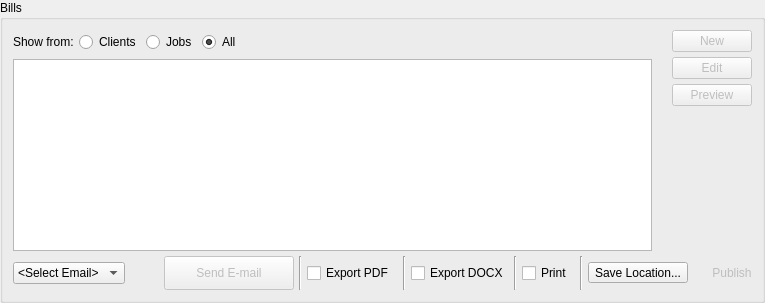
              <widget class="QGroupBox" name="groupBox_3">
               <property name="sizePolicy">
                <sizepolicy hsizetype="MinimumExpanding" vsizetype="Expanding">
                 <horstretch>0</horstretch>
                 <verstretch>0</verstretch>
                </sizepolicy>
               </property>
               <property name="title">
                <string>Bills</string>
               </property>
               <layout class="QVBoxLayout" name="verticalLayout_11">
                <property name="spacing">
                 <number>5</number>
                </property>
                <property name="margin">
                 <number>10</number>
                </property>
                <item>
                 <layout class="QHBoxLayout" name="horizontalLayout_9">
                  <property name="spacing">
                   <number>5</number>
                  </property>
                  <item>
                   <layout class="QVBoxLayout" name="verticalLayout_10">
                    <item>
                     <layout class="QHBoxLayout" name="horizontalLayout_6">
                      <item>
                       <layout class="QHBoxLayout" name="horizontalLayout_17">
                        <item>
                         <widget class="QLabel" name="label_19">
                          <property name="styleSheet">
                           <string notr="true">QLabel{
	background-color: rgba(255, 255, 255, 0);
	font: 10pt &quot;Roboto&quot;
}</string>
                          </property>
                          <property name="text">
                           <string>Show from:</string>
                          </property>
                         </widget>
                        </item>
                        <item>
                         <widget class="QRadioButton" name="radioButtonBClients">
                          <property name="text">
                           <string>Clients</string>
                          </property>
                         </widget>
                        </item>
                        <item>
                         <widget class="QRadioButton" name="radioButtonBJobs">
                          <property name="text">
                           <string>Jobs</string>
                          </property>
                         </widget>
                        </item>
                        <item>
                         <widget class="QRadioButton" name="radioButtonBAll">
                          <property name="text">
                           <string>All</string>
                          </property>
                          <property name="checked">
                           <bool>true</bool>
                          </property>
                         </widget>
                        </item>
                       </layout>
                      </item>
                      <item>
                       <widget class="QComboBox" name="comboBoxBills">
                        <property name="enabled">
                         <bool>true</bool>
                        </property>
                        <property name="sizePolicy">
                         <sizepolicy hsizetype="Preferred" vsizetype="Fixed">
                          <horstretch>0</horstretch>
                          <verstretch>0</verstretch>
                         </sizepolicy>
                        </property>
                        <property name="minimumSize">
                         <size>
                          <width>0</width>
                          <height>24</height>
                         </size>
                        </property>
                        <property name="maximumSize">
                         <size>
                          <width>0</width>
                          <height>16777215</height>
                         </size>
                        </property>
                        <property name="maxVisibleItems">
                         <number>20</number>
                        </property>
                        <property name="sizeAdjustPolicy">
                         <enum>QComboBox::AdjustToMinimumContentsLengthWithIcon</enum>
                        </property>
                       </widget>
                      </item>
                      <item>
                       <spacer name="horizontalSpacer_7">
                        <property name="orientation">
                         <enum>Qt::Horizontal</enum>
                        </property>
                        <property name="sizeType">
                         <enum>QSizePolicy::MinimumExpanding</enum>
                        </property>
                        <property name="sizeHint" stdset="0">
                         <size>
                          <width>250</width>
                          <height>20</height>
                         </size>
                        </property>
                       </spacer>
                      </item>
                     </layout>
                    </item>
                    <item>
                     <widget class="QTableView" name="billsTable">
                      <property name="sizePolicy">
                       <sizepolicy hsizetype="MinimumExpanding" vsizetype="Expanding">
                        <horstretch>0</horstretch>
                        <verstretch>0</verstretch>
                       </sizepolicy>
                      </property>
                     </widget>
                    </item>
                   </layout>
                  </item>
                  <item>
                   <spacer name="horizontalSpacer_6">
                    <property name="orientation">
                     <enum>Qt::Horizontal</enum>
                    </property>
                    <property name="sizeType">
                     <enum>QSizePolicy::Fixed</enum>
                    </property>
                    <property name="sizeHint" stdset="0">
                     <size>
                      <width>15</width>
                      <height>20</height>
                     </size>
                    </property>
                   </spacer>
                  </item>
                  <item>
                   <layout class="QVBoxLayout" name="verticalLayout_7" stretch="0,0,0,0">
                    <property name="spacing">
                     <number>5</number>
                    </property>
                    <property name="sizeConstraint">
                     <enum>QLayout::SetNoConstraint</enum>
                    </property>
                    <property name="leftMargin">
                     <number>0</number>
                    </property>
                    <property name="rightMargin">
                     <number>0</number>
                    </property>
                    <item>
                     <widget class="QPushButton" name="btnNewBill">
                      <property name="enabled">
                       <bool>false</bool>
                      </property>
                      <property name="sizePolicy">
                       <sizepolicy hsizetype="Maximum" vsizetype="Fixed">
                        <horstretch>0</horstretch>
                        <verstretch>0</verstretch>
                       </sizepolicy>
                      </property>
                      <property name="text">
                       <string>New</string>
                      </property>
                     </widget>
                    </item>
                    <item>
                     <widget class="QPushButton" name="btnEditBill">
                      <property name="enabled">
                       <bool>false</bool>
                      </property>
                      <property name="sizePolicy">
                       <sizepolicy hsizetype="Maximum" vsizetype="Fixed">
                        <horstretch>0</horstretch>
                        <verstretch>0</verstretch>
                       </sizepolicy>
                      </property>
                      <property name="text">
                       <string>Edit</string>
                      </property>
                      <property name="default">
                       <bool>false</bool>
                      </property>
                      <property name="flat">
                       <bool>false</bool>
                      </property>
                     </widget>
                    </item>
                    <item>
                     <widget class="QPushButton" name="btnPreviewBill">
                      <property name="enabled">
                       <bool>false</bool>
                      </property>
                      <property name="sizePolicy">
                       <sizepolicy hsizetype="Maximum" vsizetype="Fixed">
                        <horstretch>0</horstretch>
                        <verstretch>0</verstretch>
                       </sizepolicy>
                      </property>
                      <property name="text">
                       <string>Preview</string>
                      </property>
                     </widget>
                    </item>
                    <item>
                     <spacer name="verticalSpacer_6">
                      <property name="orientation">
                       <enum>Qt::Vertical</enum>
                      </property>
                      <property name="sizeType">
                       <enum>QSizePolicy::MinimumExpanding</enum>
                      </property>
                      <property name="sizeHint" stdset="0">
                       <size>
                        <width>20</width>
                        <height>20</height>
                       </size>
                      </property>
                     </spacer>
                    </item>
                   </layout>
                  </item>
                 </layout>
                </item>
                <item>
                 <layout class="QHBoxLayout" name="horizontalLayout_8">
                  <property name="spacing">
                   <number>5</number>
                  </property>
                  <item>
                   <widget class="QComboBox" name="comboBoxEmails">
                    <property name="sizePolicy">
                     <sizepolicy hsizetype="Minimum" vsizetype="Fixed">
                      <horstretch>0</horstretch>
                      <verstretch>0</verstretch>
                     </sizepolicy>
                    </property>
                    <item>
                     <property name="text">
                      <string>&lt;Select Email&gt;</string>
                     </property>
                    </item>
                    <item>
                     <property name="text">
                      <string>&lt;Custom&gt;</string>
                     </property>
                    </item>
                   </widget>
                  </item>
                  <item>
                   <widget class="QLineEdit" name="leCustomEmail">
                    <property name="sizePolicy">
                     <sizepolicy hsizetype="Fixed" vsizetype="Fixed">
                      <horstretch>0</horstretch>
                      <verstretch>0</verstretch>
                     </sizepolicy>
                    </property>
                    <property name="minimumSize">
                     <size>
                      <width>0</width>
                      <height>0</height>
                     </size>
                    </property>
                    <property name="maximumSize">
                     <size>
                      <width>0</width>
                      <height>16777215</height>
                     </size>
                    </property>
                   </widget>
                  </item>
                  <item>
                   <widget class="QFrame" name="frameOkCustomEmail">
                    <property name="sizePolicy">
                     <sizepolicy hsizetype="Fixed" vsizetype="Fixed">
                      <horstretch>0</horstretch>
                      <verstretch>0</verstretch>
                     </sizepolicy>
                    </property>
                    <property name="minimumSize">
                     <size>
                      <width>24</width>
                      <height>24</height>
                     </size>
                    </property>
                    <property name="styleSheet">
                     <string notr="true">height: 48px;
width: 48px;
background-color: transparent;
image: url(:/resources/icons/OK.png);
</string>
                    </property>
                    <property name="frameShape">
                     <enum>QFrame::StyledPanel</enum>
                    </property>
                    <property name="frameShadow">
                     <enum>QFrame::Raised</enum>
                    </property>
                   </widget>
                  </item>
                  <item>
                   <widget class="QPushButton" name="btnSendMail">
                    <property name="enabled">
                     <bool>false</bool>
                    </property>
                    <property name="sizePolicy">
                     <sizepolicy hsizetype="Minimum" vsizetype="Fixed">
                      <horstretch>0</horstretch>
                      <verstretch>0</verstretch>
                     </sizepolicy>
                    </property>
                    <property name="minimumSize">
                     <size>
                      <width>130</width>
                      <height>34</height>
                     </size>
                    </property>
                    <property name="baseSize">
                     <size>
                      <width>0</width>
                      <height>0</height>
                     </size>
                    </property>
                    <property name="text">
                     <string>Send E-mail</string>
                    </property>
                   </widget>
                  </item>
                  <item>
                   <widget class="Line" name="line_2">
                    <property name="orientation">
                     <enum>Qt::Vertical</enum>
                    </property>
                   </widget>
                  </item>
                  <item>
                   <widget class="QCheckBox" name="checkBox_2">
                    <property name="sizePolicy">
                     <sizepolicy hsizetype="Minimum" vsizetype="Fixed">
                      <horstretch>0</horstretch>
                      <verstretch>0</verstretch>
                     </sizepolicy>
                    </property>
                    <property name="styleSheet">
                     <string notr="true"/>
                    </property>
                    <property name="text">
                     <string>Export PDF </string>
                    </property>
                    <property name="checkable">
                     <bool>true</bool>
                    </property>
                    <property name="tristate">
                     <bool>false</bool>
                    </property>
                   </widget>
                  </item>
                  <item>
                   <widget class="Line" name="line">
                    <property name="orientation">
                     <enum>Qt::Vertical</enum>
                    </property>
                   </widget>
                  </item>
                  <item>
                   <widget class="QCheckBox" name="checkBox">
                    <property name="sizePolicy">
                     <sizepolicy hsizetype="Minimum" vsizetype="Fixed">
                      <horstretch>0</horstretch>
                      <verstretch>0</verstretch>
                     </sizepolicy>
                    </property>
                    <property name="styleSheet">
                     <string notr="true"/>
                    </property>
                    <property name="text">
                     <string>Export DOCX</string>
                    </property>
                   </widget>
                  </item>
                  <item>
                   <widget class="Line" name="line_3">
                    <property name="orientation">
                     <enum>Qt::Vertical</enum>
                    </property>
                   </widget>
                  </item>
                  <item>
                   <widget class="QCheckBox" name="checkBox_3">
                    <property name="sizePolicy">
                     <sizepolicy hsizetype="Minimum" vsizetype="Fixed">
                      <horstretch>0</horstretch>
                      <verstretch>0</verstretch>
                     </sizepolicy>
                    </property>
                    <property name="layoutDirection">
                     <enum>Qt::LeftToRight</enum>
                    </property>
                    <property name="autoFillBackground">
                     <bool>false</bool>
                    </property>
                    <property name="styleSheet">
                     <string notr="true"/>
                    </property>
                    <property name="text">
                     <string>Print </string>
                    </property>
                    <property name="tristate">
                     <bool>false</bool>
                    </property>
                   </widget>
                  </item>
                  <item>
                   <widget class="Line" name="line_4">
                    <property name="orientation">
                     <enum>Qt::Vertical</enum>
                    </property>
                   </widget>
                  </item>
                  <item>
                   <widget class="QToolButton" name="toolButton">
                    <property name="sizePolicy">
                     <sizepolicy hsizetype="Minimum" vsizetype="Fixed">
                      <horstretch>0</horstretch>
                      <verstretch>0</verstretch>
                     </sizepolicy>
                    </property>
                    <property name="styleSheet">
                     <string notr="true"/>
                    </property>
                    <property name="text">
                     <string>Save Location...</string>
                    </property>
                   </widget>
                  </item>
                  <item>
                   <spacer name="horizontalSpacer_10">
                    <property name="orientation">
                     <enum>Qt::Horizontal</enum>
                    </property>
                    <property name="sizeType">
                     <enum>QSizePolicy::Expanding</enum>
                    </property>
                    <property name="sizeHint" stdset="0">
                     <size>
                      <width>19</width>
                      <height>20</height>
                     </size>
                    </property>
                   </spacer>
                  </item>
                  <item>
                   <widget class="QPushButton" name="btnPublishBill">
                    <property name="enabled">
                     <bool>false</bool>
                    </property>
                    <property name="sizePolicy">
                     <sizepolicy hsizetype="Maximum" vsizetype="Fixed">
                      <horstretch>0</horstretch>
                      <verstretch>0</verstretch>
                     </sizepolicy>
                    </property>
                    <property name="styleSheet">
                     <string notr="true">
QPushButton:hover:!pressed {
	background-color: qlineargradient(spread:pad, x1:1, y1:0, x2:1, y2:1, stop:0 rgba(255, 54, 54, 255), stop:1 rgba(100, 0, 0, 255));
    border-style: outset;
	border-top-color: rgb(180, 54, 54);
	border-left-color: rgb(180, 54, 54);
	border-right-color: rgb(180, 54, 54);
	border-bottom-color: rgb(100, 0, 0);
}
QPushButton:hover {
    background-color:rgb(100, 0, 0);
    border-style: inset;
	border-color:rgb(100, 0, 0);

}

QPushButton:!enabled {
	border-color:rgb(15, 32, 54);
	border-style: outset;
}</string>
                    </property>
                    <property name="text">
                     <string>Publish</string>
                    </property>
                   </widget>
                  </item>
                 </layout>
                </item>
               </layout>
               <zorder></zorder>
               <zorder></zorder>
              </widget>
